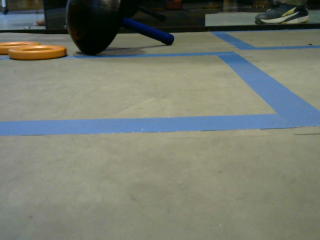
#> input picture opencv/shooting-blue-1.png, 320 x 240 px
$ python findlines.py
#> lines starting #> are read from the running program, lines starting #| are printed output that depends on the picture; after the words box and inside, x2 and y2 are one past the last pixel; in counts of white or black regions, pixels touching at a corner belong together; long printed decimals are rounded
import cv2
import numpy as np
import os

from numpy.lib.function_base import piecewise


img = cv2.imread('shooting-blue-1.png')
#> img is the input picture: shape (240, 320, 3); mean B, G, R 111.3, 123.1, 118.2
cv2.imshow('Image', img)

imgHSV = cv2.cvtColor(img, cv2.COLOR_BGR2HSV)
#> imgHSV: shape (240, 320, 3); mean H, S, V 45, 59.7, 128.6
cv2.imshow('HSV Image', imgHSV)

# 75 179 25 196 25 255
lower = np.array([75,25,25])
upper = np.array([179,196,255])
mask = cv2.inRange(imgHSV, lower, upper)
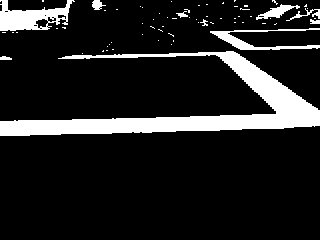
#> mask: shape (240, 320); 13.1% white; 67 white regions (57 under 20 px), largest, box (x1, y1, x2, y2) and area: (0, 51, 320, 136) 7339, (0, 0, 75, 31) 1245, (210, 28, 320, 50) 707
blurMask = cv2.medianBlur(mask,11)
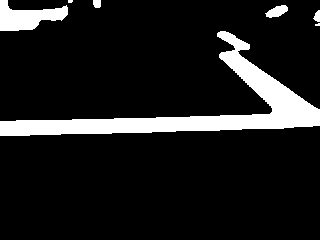
#> blurMask: shape (240, 320); 11.3% white; 7 white regions (2 under 20 px), largest, box (x1, y1, x2, y2) and area: (0, 31, 320, 136) 7161, (0, 0, 68, 31) 1204, (265, 5, 288, 18) 183, (93, 0, 101, 8) 59, (313, 10, 320, 22) 57
cannyMask = cv2.Canny(blurMask,0,1)
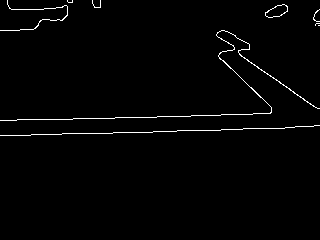
#> cannyMask: shape (240, 320); 1.5% white in thin lines or dots, all inside (x1, y1, x2, y2) = (0, 0, 320, 136)

cv2.imshow('Mask', mask)
cv2.imshow('Blur Mask', blurMask)
cv2.imshow('Canny Mask', cannyMask)

lines = cv2.HoughLines(cannyMask, 1, np.pi/180 , 50)
#> lines = [[137, 1.54], [122, 1.54], [119, 1.55], [134, 1.55], [-93, 2.18], [-88, 2.16], [141, 1.52], [-98, 2.2], [-115, 2.36], [126, 1.52], [-111, 2.34]]
horizontal_line_count = 0
horizontal_rho_total = 0
horizontal_theta_total = 0
vertical_line_count = 0
vertical_rho_total = 0
vertical_theta_total = 0

print(f"found {len(lines)} lines")
#| found 11 lines

for line in lines:
    rho,theta = line[0]
    print(rho,180*theta/np.pi)

    a = np.cos(theta)
    b = np.sin(theta)

    # x0, y0 are just the point where the line is perpendicular to the radius (rho)
    x0 = a*rho
    y0 = b*rho

    # the 1000 here is arbitrary just to project the endpoints of the line segments outside of the frame
    x1 = int(x0 + 1000*(-b))
    y1 = int(y0 + 1000*(a))
    x2 = int(x0 - 1000*(-b))
    y2 = int(y0 - 1000*(a))

    # horizontal lines have a theta of 90 degrees (positive x is right, positive y is down, positive theta is counter clockwise from x toward y)
    # separate the horizontal from the vertical lines
    horizontal_line_theta = 90/180 * np.pi
    horizontal_line_threshold = 10/180 * np.pi # within 10 degrees of horizontal
    if abs(theta - horizontal_line_theta) < horizontal_line_threshold:
        horizontal_rho_total += rho
        horizontal_theta_total += theta
        horizontal_line_count += 1
        cv2.line(img,(x1,y1),(x2,y2),(0,255,0),2)
    else:
        vertical_rho_total += rho
        vertical_theta_total += theta
        vertical_line_count += 1
        cv2.line(img,(x1,y1),(x2,y2),(0,0,255),2)
#> this loop made 11 passes
#> (rho, theta, a, b, x0, y0, x1, y1) on passes 1, 2, 3, 4, 7, 10: (137, 1.54, 0.0349, 0.999, 4.78, 136.9, -994, 171), (122, 1.54, 0.0349, 0.999, 4.26, 121.9, -995, 156), (119, 1.55, 0.0175, 1, 2.08, 119, -997, 136), (134, 1.55, 0.0175, 1, 2.34, 134, -997, 151), (141, 1.52, 0.0523, 0.999, 7.38, 140.8, -991, 193), (126, 1.52, 0.0523, 0.999, 6.59, 125.8, -992, 178)
#> (rho, theta, a, b, x0, y0, x1, y1) on passes 5, 6, 8, 9, 11: (-93, 2.18, -0.574, 0.819, 53.34, -76.18, -765, -649), (-88, 2.16, -0.559, 0.829, 49.21, -72.96, -779, -632), (-98, 2.2, -0.588, 0.809, 57.6, -79.28, -751, -667), (-115, 2.36, -0.707, 0.707, 81.32, -81.32, -625, -788), (-111, 2.34, -0.695, 0.719, 77.11, -79.85, -642, -774)
#| 137.0 88.000
#| 122.0 88.000
#| 119.0 89.000
#| 134.0 89.000
#| -93.0 125.000
#| -88.0 124.000
#| 141.0 87.000
#| -98.0 126.000
#> (further printed lines are left out)
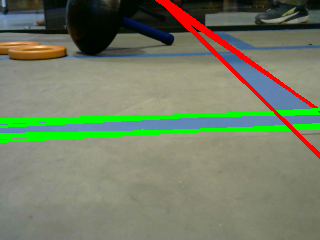
#> img: shape (240, 320, 3); 7.4% of pixels changed, all inside (x1, y1, x2, y2) = (0, 0, 320, 159)
#> after the loop, horizontal_line_count = 6; horizontal_rho_total = 779; horizontal_theta_total = 9.22; vertical_line_count = 5; vertical_rho_total = -505; vertical_theta_total = 11.24

cv2.imshow('lines', img)

horizontal_rho_average = horizontal_rho_total / horizontal_line_count
#> horizontal_rho_average = 129.8
horizontal_theta_average = horizontal_theta_total / horizontal_line_count
#> horizontal_theta_average = 1.54

vertical_rho_average = vertical_rho_total / vertical_line_count
#> vertical_rho_average = -101
vertical_theta_average = vertical_theta_total / vertical_line_count
#> vertical_theta_average = 2.25

print(f"horiztonal average rho={horizontal_rho_average}, theta={180*horizontal_theta_average/np.pi}")
#| horiztonal average rho=129.833, theta=88.000
print(f"vertical average rho={vertical_rho_average}, theta={180*vertical_theta_average/np.pi}")
#| vertical average rho=-101.0, theta=128.800


cv2.waitKey(0)

$ run again, with opencv/four-rings.jpg saved as opencv/shooting-blue-1.png
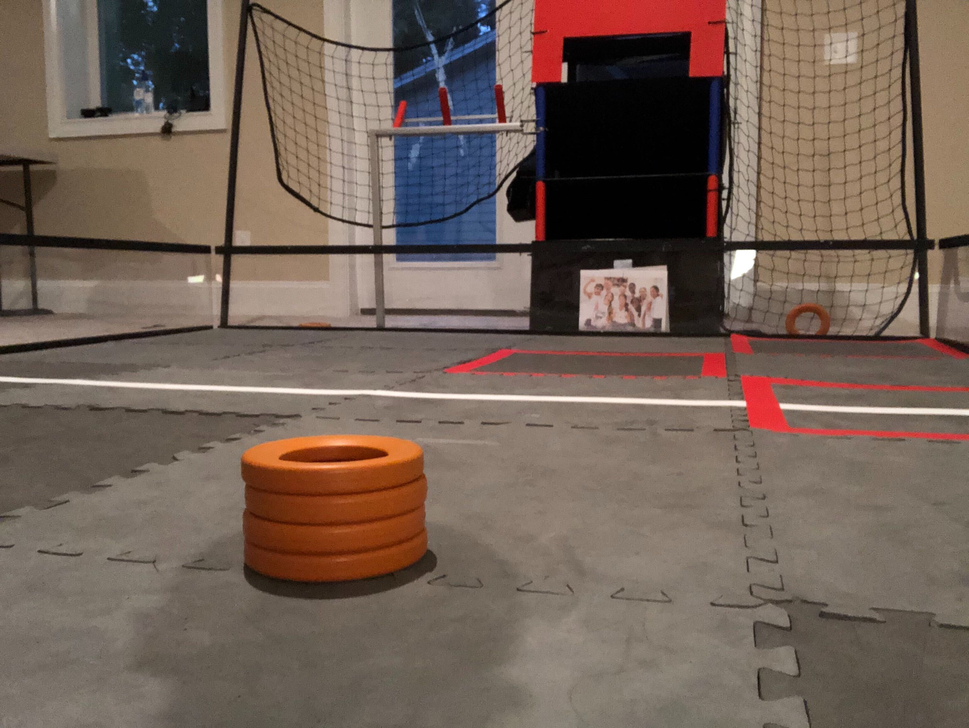
#> input picture opencv/four-rings.jpg, 969 x 728 px, shrunk from 3088 x 2320 before the run
#> img is the input picture: shape (728, 969, 3); mean B, G, R 86.8, 97.7, 115
#> imgHSV: shape (728, 969, 3); mean H, S, V 21.8, 68.1, 117
#> `mask = cv2.inRange(imgHSV, lower, upper)`:
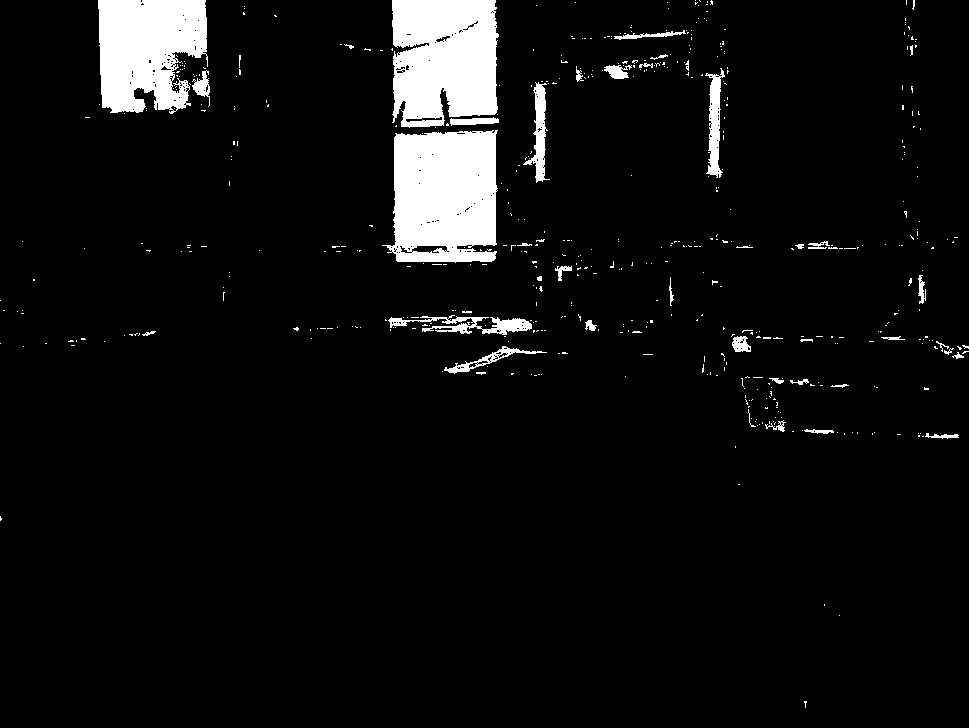
#> mask: shape (728, 969); 6% white; 534 white regions (493 under 20 px), largest, box (x1, y1, x2, y2) and area: (382, 130, 498, 263) 12745, (392, 0, 499, 128) 11860, (98, 0, 208, 114) 9940
#> blurMask: shape (728, 969); 5.5% white; 17 white regions (3 under 20 px), largest, box (x1, y1, x2, y2) and area: (391, 131, 497, 263) 12956, (392, 0, 498, 127) 12476, (98, 0, 207, 112) 10031
#> cannyMask: shape (728, 969); 0.32% white in thin lines or dots, all inside (x1, y1, x2, y2) = (97, 0, 749, 372)
#> lines = 24 rows, first 8: [495, 0], [393, 0], [-97, 3.11], [-390, 3.12], [721, 0.0175], [498, 0.0175], [544, 0], [261, 1.57]
#| found 24 lines
#> the loop `for line in lines:` made 24 passes
#> (rho, theta, a, b, x0, y0, x1, y1) on passes 1, 2, 3, 4, 5, 6, 7, 10: (495, 0, 1, 0, 495, 0, 495, 1000), (393, 0, 1, 0, 393, 0, 393, 1000), (-97, 3.11, -0.999, 0.0349, 96.94, -3.39, 62, -1002), (-390, 3.12, -1, 0.0175, 389.9, -6.81, 372, -1006), (721, 0.0175, 1, 0.0175, 720.9, 12.58, 703, 1012), (498, 0.0175, 1, 0.0175, 497.9, 8.69, 480, 1008), (544, 0, 1, 0, 544, 0, 544, 1000), (-494, 3.12, -1, 0.0175, 493.9, -8.62, 476, -1008)
#> (printed output is left out)
#> after the loop `for line in lines:`:
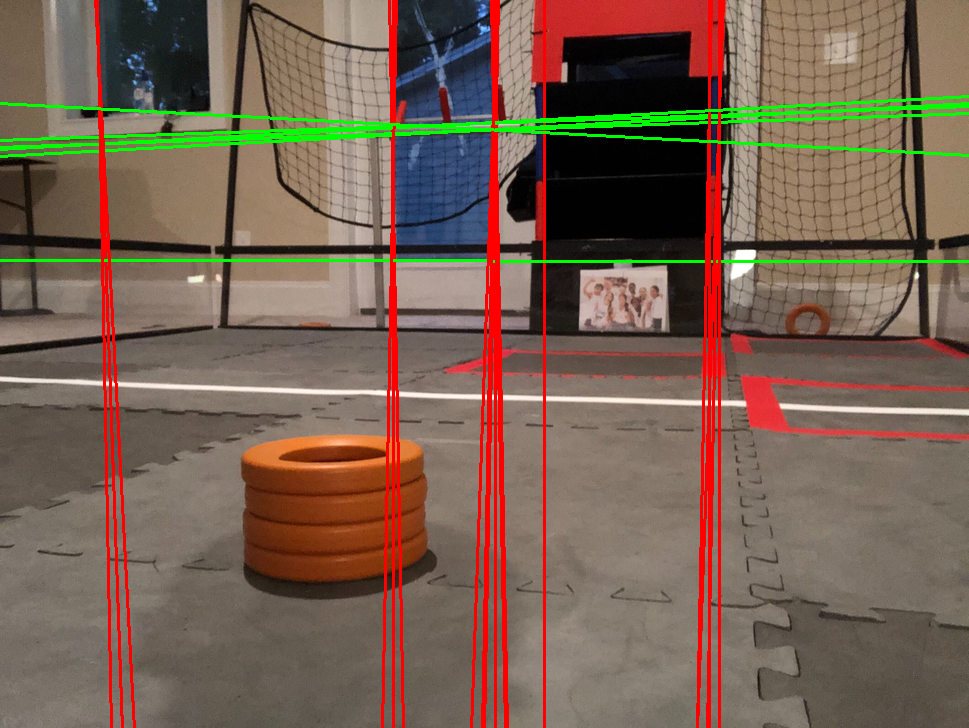
#> img: shape (728, 969, 3); 6.62% of pixels changed, all inside (x1, y1, x2, y2) = (0, 0, 969, 728)
#> after the loop `for line in lines:`: horizontal_line_count = 6; horizontal_rho_total = 955; horizontal_theta_total = 9.3; vertical_line_count = 18; vertical_rho_total = 5235; vertical_theta_total = 18.85
#> horizontal_rho_average = 159.2
#> horizontal_theta_average = 1.55
#> vertical_rho_average = 290.8
#> vertical_theta_average = 1.05
#| horiztonal average rho=159.167, theta=88.833
#| vertical average rho=290.833, theta=60.000

$ run again, with opencv/no-rings.jpg saved as opencv/shooting-blue-1.png
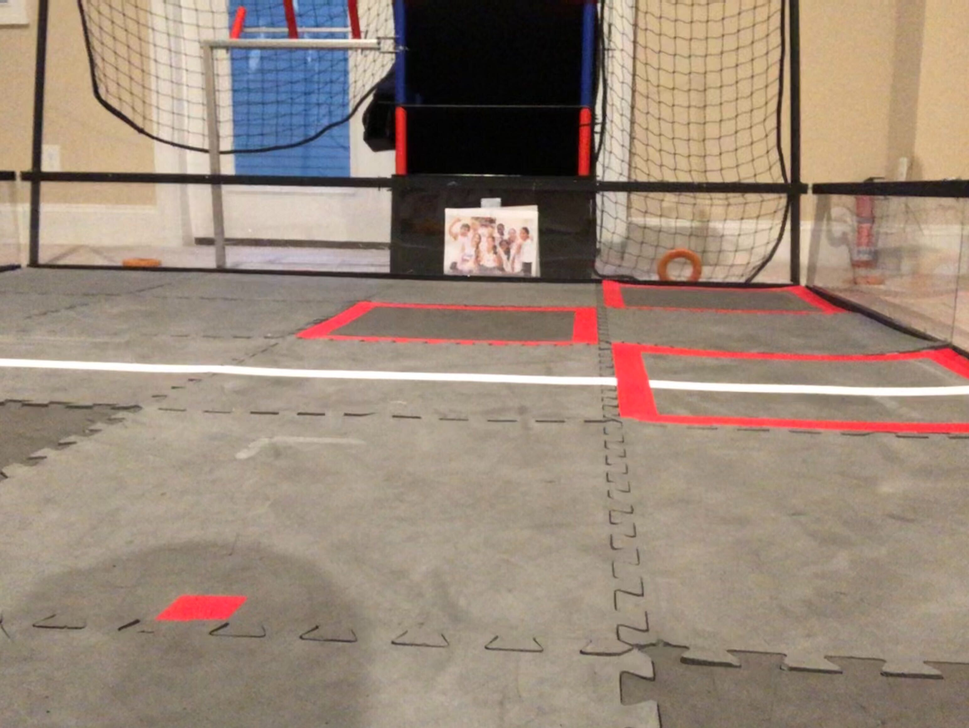
#> input picture opencv/no-rings.jpg, 969 x 728 px, shrunk from 3088 x 2320 before the run
#> img is the input picture: shape (728, 969, 3); mean B, G, R 120.8, 135.6, 153.6
#> imgHSV: shape (728, 969, 3); mean H, S, V 24.4, 61.7, 155.9
#> `mask = cv2.inRange(imgHSV, lower, upper)`:
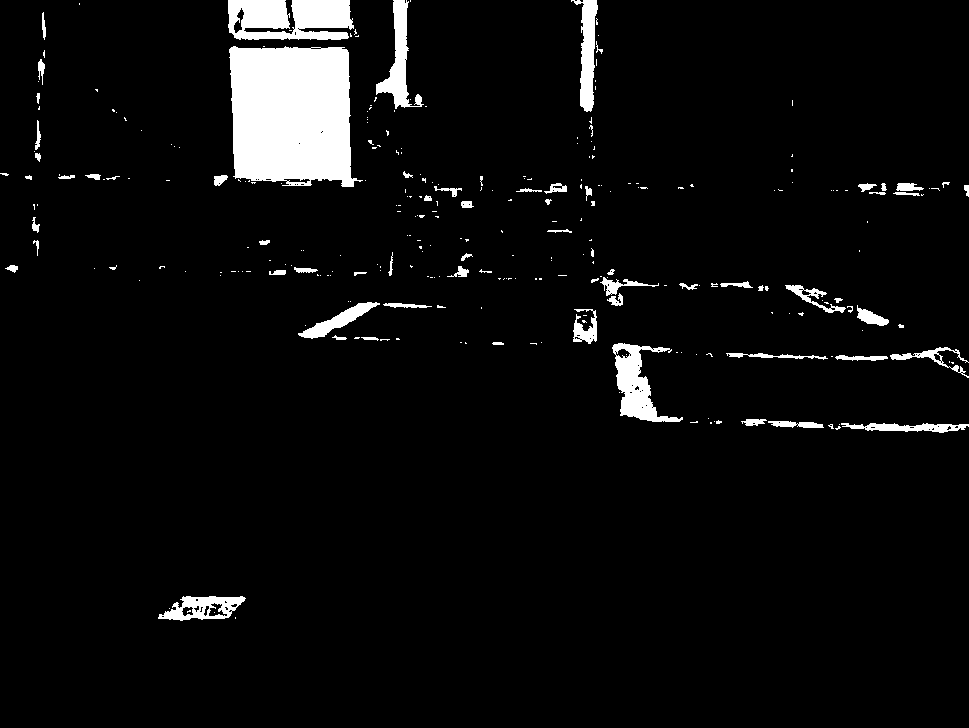
#> mask: shape (728, 969); 4.9% white; 285 white regions (215 under 20 px), largest, box (x1, y1, x2, y2) and area: (229, 46, 363, 187) 15750, (228, 0, 354, 40) 4129, (612, 343, 683, 422) 2281
#> blurMask: shape (728, 969); 4.2% white; 27 white regions (1 under 20 px), largest, box (x1, y1, x2, y2) and area: (230, 47, 355, 187) 15724, (228, 0, 352, 40) 4611, (614, 343, 663, 422) 2100
#> cannyMask: shape (728, 969); 0.37% white in thin lines or dots, all inside (x1, y1, x2, y2) = (38, 0, 969, 620)
#> lines = 23 rows, first 8: [-227, 3.11], [-347, 3.12], [33, 1.59], [47, 1.57], [349, 0], [38, 1.57], [43, 1.55], [581, 0.0175]
#| found 23 lines
#> the loop `for line in lines:` made 23 passes
#> (rho, theta, a, b, x0, y0, x1, y1) on passes 1, 2, 5, 8, 9, 12, 13, 15: (-227, 3.11, -0.999, 0.0349, 226.9, -7.92, 191, -1007), (-347, 3.12, -1, 0.0175, 346.9, -6.06, 329, -1005), (349, 0, 1, 0, 349, 0, 349, 1000), (581, 0.0175, 1, 0.0175, 580.9, 10.14, 563, 1009), (596, 0.0349, 0.999, 0.0349, 595.6, 20.8, 560, 1020), (351, 0.0175, 1, 0.0175, 350.9, 6.13, 333, 1005), (-345, 3.11, -0.999, 0.0349, 344.8, -12.04, 309, -1011), (407, 0.0349, 0.999, 0.0349, 406.8, 14.2, 371, 1013)
#> (printed output is left out)
#> after the loop `for line in lines:`:
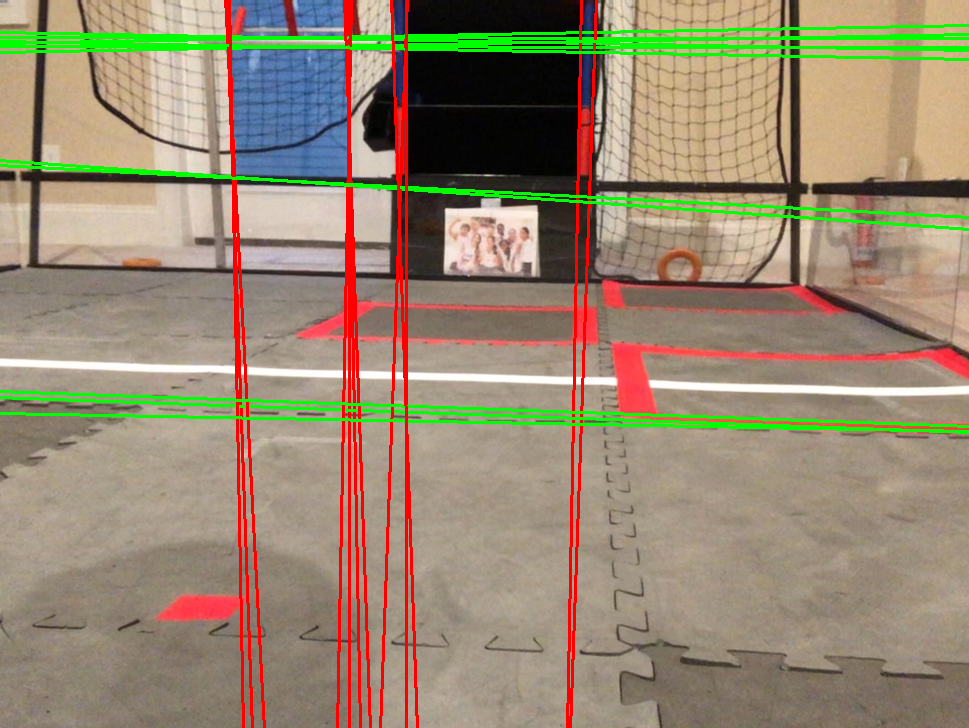
#> img: shape (728, 969, 3); 7.1% of pixels changed, all inside (x1, y1, x2, y2) = (0, 0, 969, 728)
#> after the loop `for line in lines:`: horizontal_line_count = 11; horizontal_rho_total = 1786; horizontal_theta_total = 17.49; vertical_line_count = 12; vertical_rho_total = 924; vertical_theta_total = 18.76
#> horizontal_rho_average = 162.4
#> horizontal_theta_average = 1.59
#> vertical_rho_average = 77
#> vertical_theta_average = 1.56
#| horiztonal average rho=162.364, theta=91.091
#| vertical average rho=77.0, theta=89.583

$ run again, with opencv/one-ring.jpg saved as opencv/shooting-blue-1.png
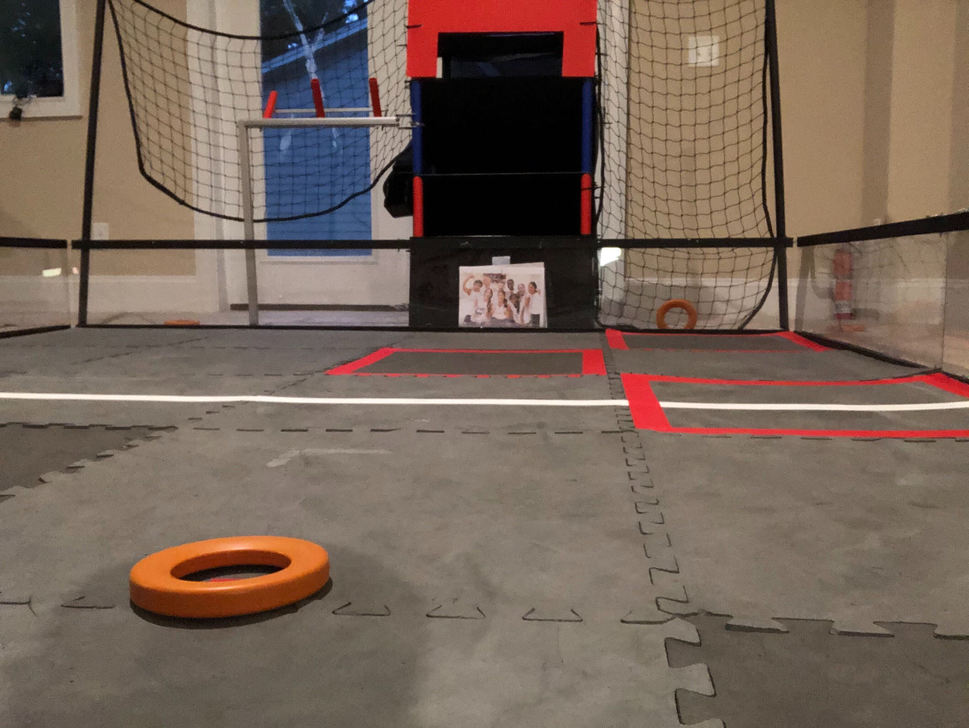
#> input picture opencv/one-ring.jpg, 969 x 728 px, shrunk from 3088 x 2320 before the run
#> img is the input picture: shape (728, 969, 3); mean B, G, R 88.4, 100.5, 118.3
#> imgHSV: shape (728, 969, 3); mean H, S, V 22, 69, 120.3
#> `mask = cv2.inRange(imgHSV, lower, upper)`:
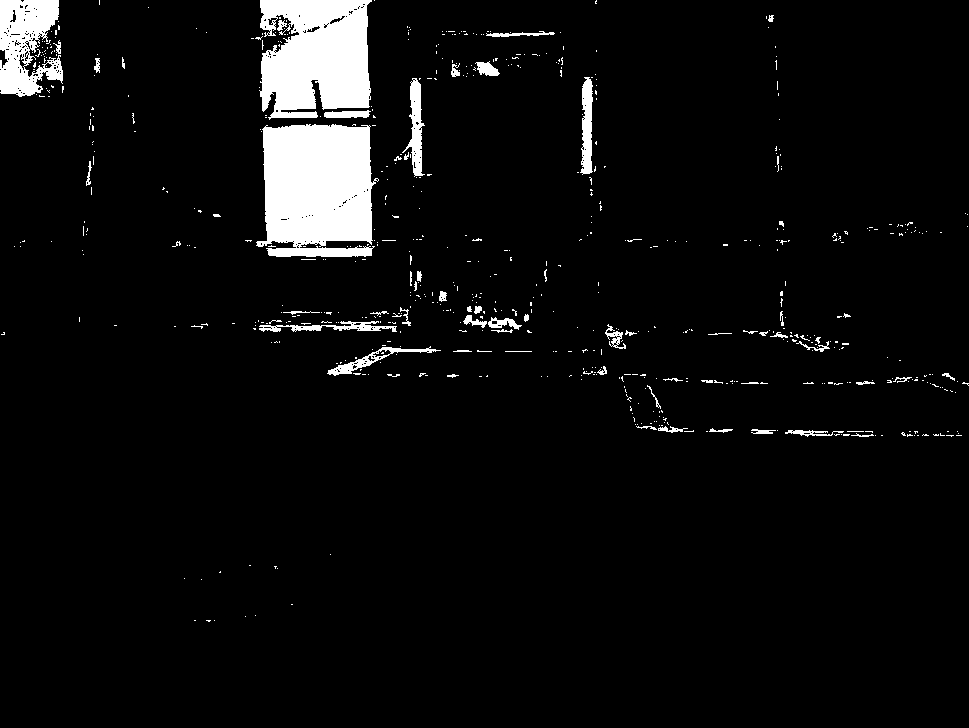
#> mask: shape (728, 969); 5.2% white; 639 white regions (575 under 20 px), largest, box (x1, y1, x2, y2) and area: (256, 124, 379, 257) 13394, (259, 0, 372, 120) 10862, (0, 0, 63, 97) 4063
#> blurMask: shape (728, 969); 4.6% white; 18 white regions (7 under 20 px), largest, box (x1, y1, x2, y2) and area: (263, 125, 374, 258) 13616, (260, 0, 371, 118) 11592, (0, 0, 62, 96) 4288
#> cannyMask: shape (728, 969); 0.3% white in thin lines or dots, all inside (x1, y1, x2, y2) = (0, 0, 621, 374)
#> lines = 18 rows, first 8: [-367, 3.12], [-257, 3.11], [-260, 3.12], [256, 1.57], [369, 0], [117, 1.57], [-365, 3.11], [-363, 3.11]
#| found 18 lines
#> the loop `for line in lines:` made 18 passes
#> (rho, theta, a, b, x0, y0, x1, y1) on passes 1, 2, 3, 5, 7, 8, 9, 11: (-367, 3.12, -1, 0.0175, 366.9, -6.41, 349, -1006), (-257, 3.11, -0.999, 0.0349, 256.8, -8.97, 221, -1008), (-260, 3.12, -1, 0.0175, 260, -4.54, 242, -1004), (369, 0, 1, 0, 369, 0, 369, 1000), (-365, 3.11, -0.999, 0.0349, 364.8, -12.74, 329, -1012), (-363, 3.11, -0.999, 0.0349, 362.8, -12.67, 327, -1012), (-418, 3.12, -1, 0.0175, 417.9, -7.3, 400, -1007), (367, 0, 1, 0, 367, 0, 367, 1000)
#> (printed output is left out)
#> after the loop `for line in lines:`:
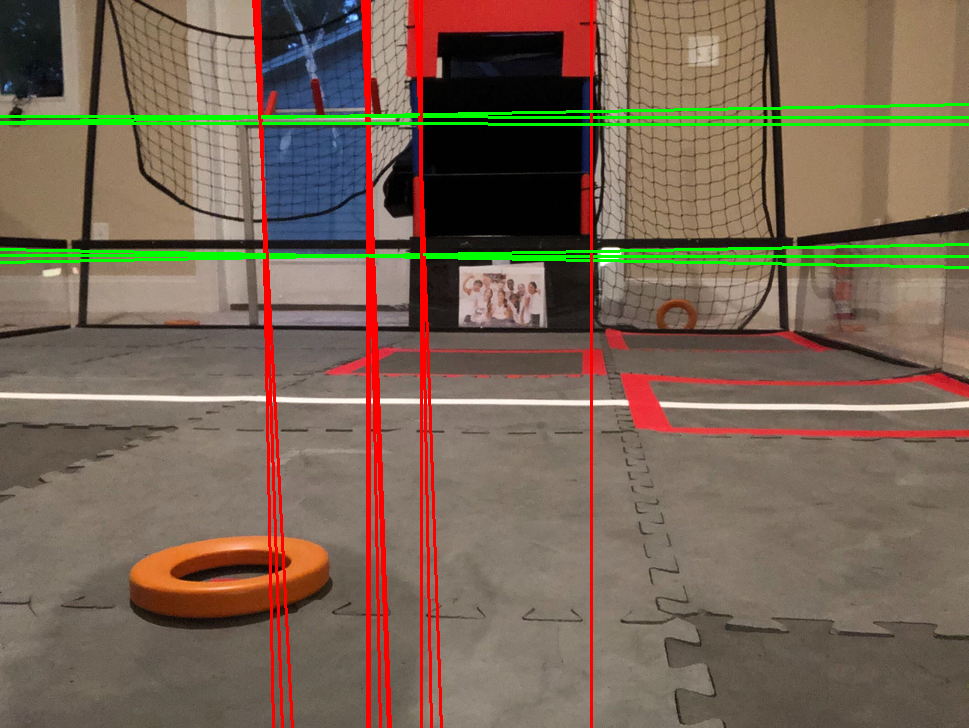
#> img: shape (728, 969, 3); 5.18% of pixels changed, all inside (x1, y1, x2, y2) = (0, 0, 969, 728)
#> after the loop `for line in lines:`: horizontal_line_count = 6; horizontal_rho_total = 1131; horizontal_theta_total = 9.41; vertical_line_count = 12; vertical_rho_total = -952; vertical_theta_total = 24.89
#> horizontal_rho_average = 188.5
#> horizontal_theta_average = 1.57
#> vertical_rho_average = -79.33
#> vertical_theta_average = 2.07
#| horiztonal average rho=188.5, theta=89.833
#| vertical average rho=-79.333, theta=118.833
